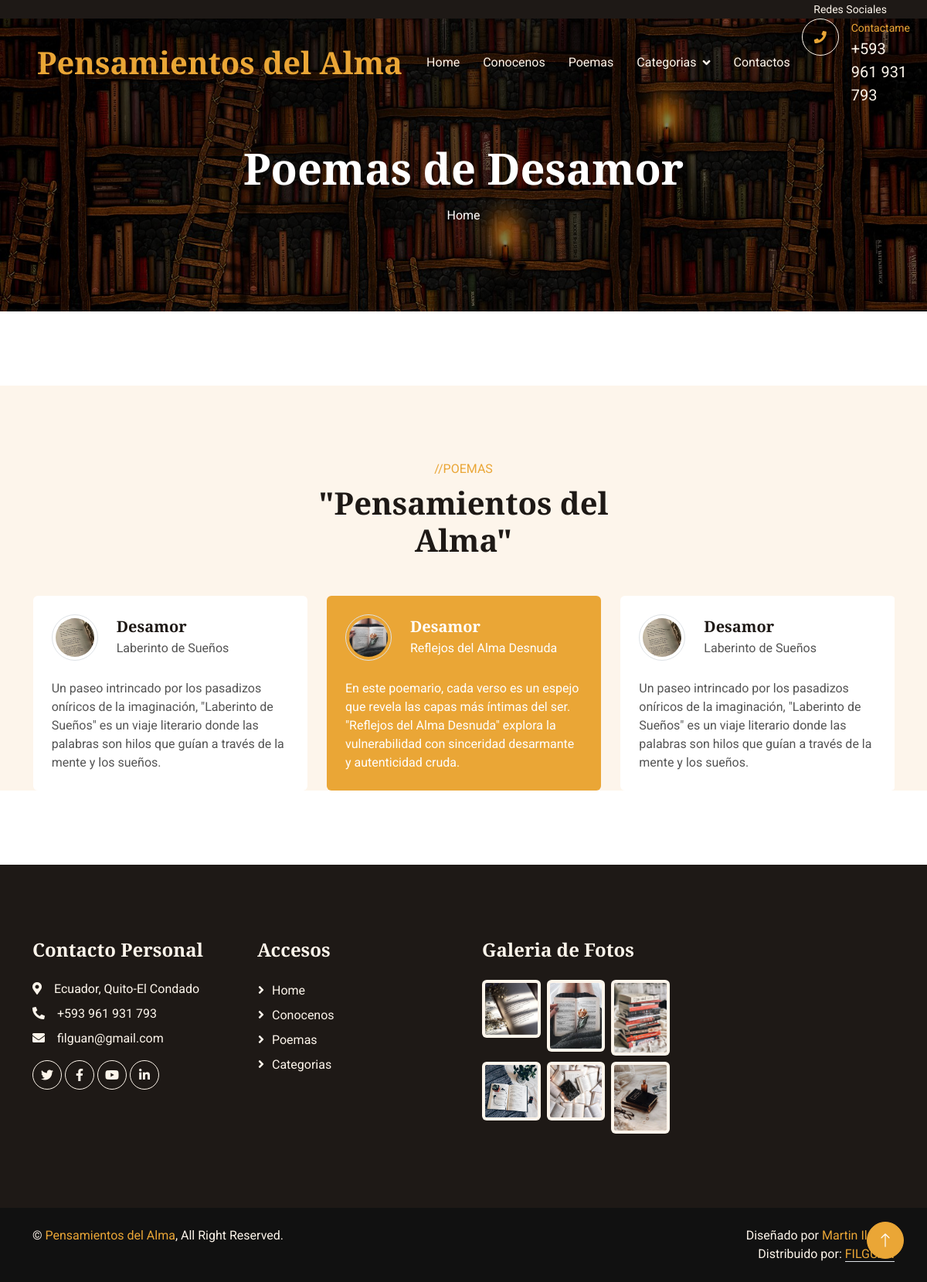
Before: /desamores/ with the older database file.
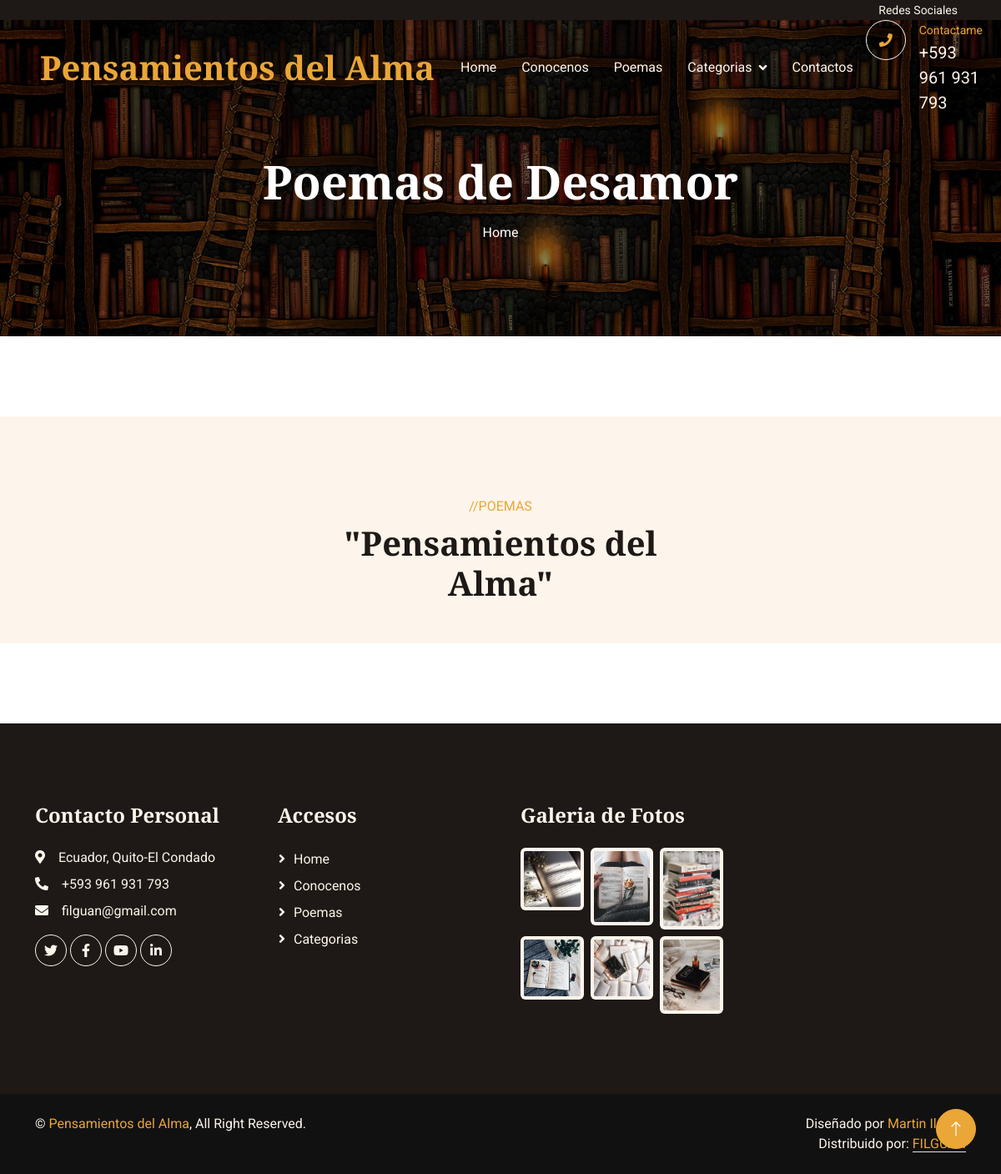
After: the same page with the newer database file.
### desamores/models.py (models this page shows, shortened)
class Desamores(models.Model):
    title=models.CharField(max_length=100, verbose_name="Título")
    subtitle=models.CharField(max_length=100, verbose_name="SubTítulo")
    content=models.TextField(verbose_name="Descipción")
    image=models.ImageField(upload_to="desamor", verbose_name="Imagen")
    created=models.DateTimeField(auto_now_add=True, verbose_name="Fecha de Creación")
    updated=models.DateTimeField(auto_now=True, verbose_name="Fecha de Edición")
    class Meta:
        verbose_name="Poema de Desamor"
        verbose_name_plural="Poemas de Desamor"
        ordering=['-created']

### desamores/views.py (the view)
# urls.py: path('', views.desamor, name="desamor"),
def desamor(request):
    desamores = Desamores.objects.all()
    return render(request,"desamores/desamor.html", {'desamores':desamores})

### pages/templatetags/pages_extras.py (called while the page is built)
@register.simple_tag
def get_pages():
    pages=Page.objects.all()
    return pages

### social/processors.py (called while the page is built)
def ctx_dict(request):
    dict_urls={}
    urls=Social.objects.all()
    for url in urls:
        dict_urls[url.key]=url.url
    return dict_urls

### desamores/templates/desamores/desamor.html (shortened to what this page needs)
{% extends "core/base.html" %}
{% load static %}
{% block TitleHeader %}
<h1 class="display-4 text-white animated slideInDown mb-3">Poemas de Desamor</h1>
{% endblock  %}
{% block content %}
<div class="container-xxl bg-light my-6 py-6 pb-0">
    <div class="container">
        <div class="text-center mx-auto mb-5 wow fadeInUp" data-wow-delay="0.1s" style="max-width: 500px;">
            <p class="text-primary text-uppercase mb-2">//POEMAS</p>
            <h1 class="display-6 mb-4">"Pensamientos del Alma"</h1>
        </div>
    <div class="owl-carousel testimonial-carousel wow fadeInUp" data-wow-delay="0.1s">
            {% for desamores in desamores %}
            <div class="testimonial-item bg-white rounded p-4">
                <div class="d-flex align-items-center mb-4">
                    <img class="flex-shrink-0 rounded-circle border p-1" src="{{desamores.image.url}}" alt="">
                    <div class="ms-4">
                        <h5 class="mb-1">{{desamores.title}}</h5>
                        <span>{{desamores.subtitle}}</span>
                    </div>
                </div>
                <p class="mb-0">{{desamores.content}}</p>
            </div>
            {% endfor %}
        </div>
    </div>
</div>
{% endblock  %}

Changed rows visible on the page:
removed Desamores: image (picture), title "Desamor", subtitle "Reflejos del Alma Desnuda", content "En este poemario, cada verso es un espejo que revela las capas más íntimas del ser. \"Reflejos del Alma Desnuda\" explora la vulnerabilidad con sinceridad desarmante y autenticidad cruda."
removed Desamores: image (picture), title "Desamor", subtitle "Laberinto de Sueños", content "Un paseo intrincado por los pasadizos oníricos de la imaginación, \"Laberinto de Sueños\" es un viaje literario donde las palabras son hilos que guían a través de la mente y los sueños."
